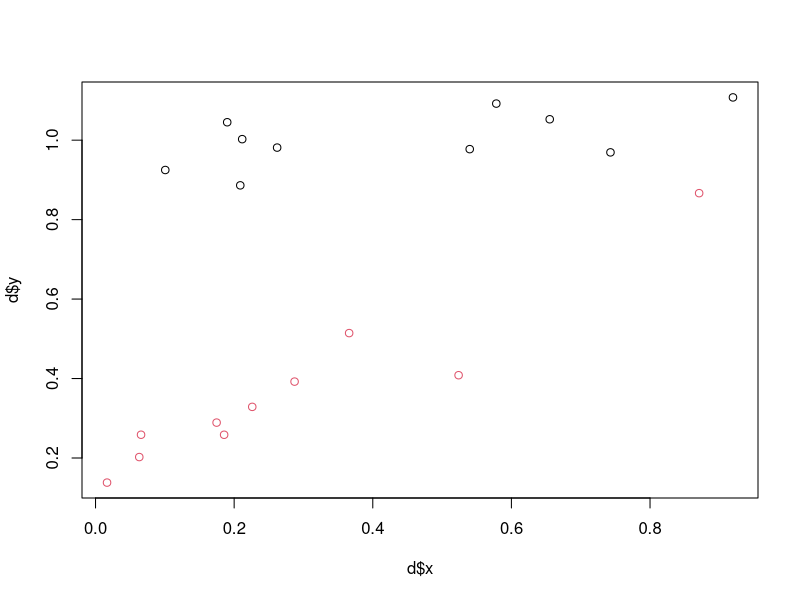
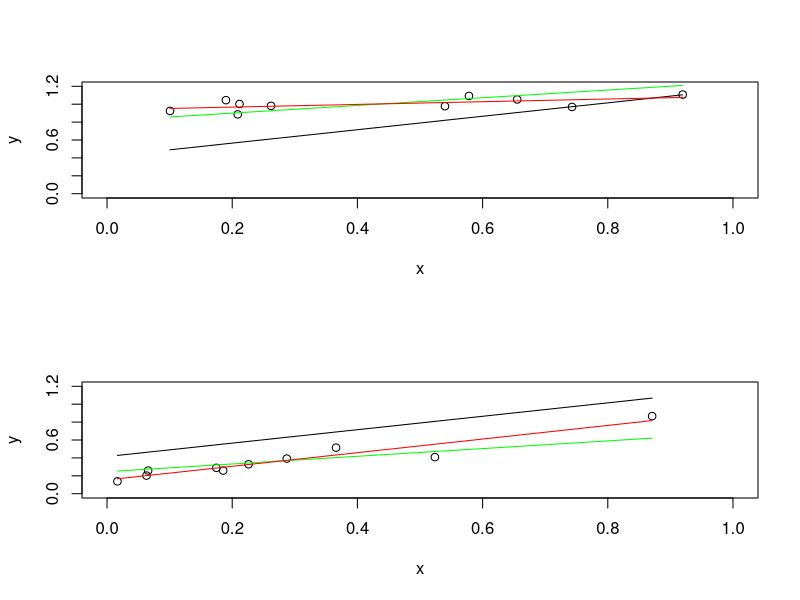

Reproduce these figures in R, in order.
## ---- chunk 1
# simulate some data

task_instances = c(10,10)
ntasks = length(task_instances)
total_instances = sum(task_instances)

sd = 0.1
# for each task we draw an intercept and slope
#weights = data.frame(w0 = rep(NA,ntasks), w1 = rep(NA,ntasks))
weights = matrix(rep(NA,2*ntasks),nrow = ntasks,ncol=2)
for (t in 1:ntasks) {
  w = runif(2)
  weights[t,] = w
}



# for each instance for each task, generate a target value. 
d <- data.frame(x = rep(NA,total_instances), y = rep(NA,total_instances),c = rep(NA,total_instances))
# 1 for x, 1 for y, c for categories, c for categories * x
m = matrix(data=NA,ncol=2+2*ntasks,nrow=total_instances)

# for each task
row = 1
for (t in 1:ntasks){
  for (i in 1: task_instances[t]) {
    x = c(1,runif(1))
    y = ((weights[t,] %*% x)[1,1])+rnorm(n=1,mean=0,sd=0.1)
    d[row,] = c(x[2],y,t)
    
    cfeat = rep(0,ntasks)
    cfeat[t]=1
    cfeatx <- cfeat*x[2]
    m[row,] = c(x[2],y,cfeat,cfeatx)
    row = row + 1
  }
}

plot(d$x,d$y,col=d$c)
d2 <- as.data.frame(m)
## ---- chunk 2
# what if I manually create the extra features?


## ---- chunk 3
d$c <- as.factor(d$c)
# single model
lm1 = lm(y~x,data=d)
d$p1 = lm1$fitted.values

# completely independent model
lm2 = lm(y~x*c,data=d)
d$p2 = lm2$fitted.values


# single slope, separate intercept
lm3 = lm(y~x+c,data=d)
d$p3 = lm3$fitted.values


# fully coupled
lm4 = lm(y~x + x*c, data = d)
d$p4 = lm4$fitted.values

lm5 = lm(V2~.,data=d2)
d$p5 = lm5$fitted.values

## ---- chunk 4



par(mfrow=c(2,1))
for (t in 1:ntasks) {
  s <- d[d$c==t,]
  plot(s$x,s$y, xlab='x',ylab='y',xlim=c(0,1),ylim=c(0,1.2))
  lines(s$x,s$p1,col='black')
#  lines(s$x,s$p2,col='blue')
  lines(s$x,s$p3,col='green')
  lines(s$x,s$p5,col='red')
}

